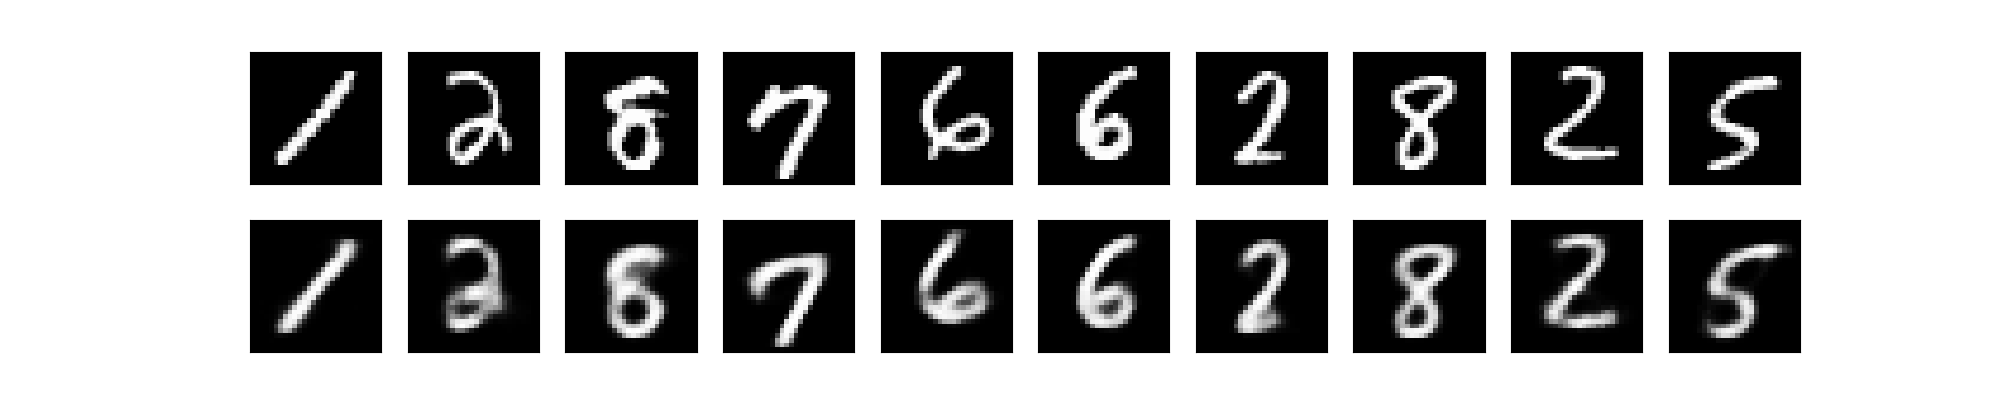

The script that saved this image:
import os.path

import keras.models
import matplotlib.pyplot as plt
import numpy as np
import tensorflow as tf
from keras.datasets import mnist
from keras.layers import Conv2D, Dense, Flatten, Input
from keras.utils import to_categorical

# this is the size of our encoded representations
ENCODING_DIM = 10


def get_data():
    (X_train, y_train), (X_test, y_test) = mnist.load_data()
    img = X_train[0].reshape((28, 28))
    # reshape data to fit model
    plt.imshow(X_train[0], cmap="Greys", vmin=0, vmax=255)
    plt.savefig("example_img.png")

    """for Autoencoder"""
    X_train = X_train.reshape((len(X_train), np.prod(X_train.shape[1:])))
    X_test = X_test.reshape((len(X_test), np.prod(X_test.shape[1:])))
    np.random.shuffle(X_test)
    X_validate = X_test[len(X_test)//2:]
    X_test = X_test[:len(X_test)//2]

    return X_train/255.0, X_test/255.0, X_validate/255.0


def build_aue():
    INPUT_DIM = 28 * 28
    MID_DIM = 512
    # this is our input placeholder
    input_img = Input(shape=(INPUT_DIM,))
    # layer between input and middle layer
    encode_1 = Dense(MID_DIM, activation="relu")(input_img)

    # "encoded" is the encoded representation of the input, middle layer of the aue
    encoded = Dense(ENCODING_DIM, activation="relu")(encode_1)

    # layer between middle and output layer
    decode_1 = Dense(MID_DIM, activation="relu")(encoded)
    # "decoded" is the lossy reconstruction of the input; output
    decoded = Dense(INPUT_DIM, activation="sigmoid")(decode_1)

    # this model maps an input to its reconstruction
    autoencoder = keras.models.Model(inputs=input_img, outputs=decoded)

    # this model maps an input to its encoded representation; Big image to small rep
    encoder = keras.models.Model(inputs=input_img, outputs=encoded)

    # create a placeholder for an encoded (ENCODING_DIM-dimensional) input
    encoded_input = Input(shape=(ENCODING_DIM,))
    # retrieve the last layer of the autoencoder model
    decoder_layer = autoencoder.layers[-1]
    # create the decoder model; small rep to big image
    decoder = keras.models.Model(
        inputs=encoded_input, outputs=autoencoder.layers[-1](autoencoder.layers[-2](encoded_input)))

    # build (aka "compile") the model
    autoencoder.compile(optimizer="adadelta", loss="binary_crossentropy")
    return autoencoder, encoder, decoder


X_train, X_test, X_validate = get_data()

# autoencoder, encoder, decoder = build_aue()
# autoencoder.fit(X_train, X_train,
#                 epochs=50,
#                 batch_size=100,
#                 shuffle=True,
#                 validation_data=(X_validate, X_validate))
# autoencoder.save("model/autoencoder.h5")
# encoder.save("model/encoder.h5")
# decoder.save("model/decoder.h5")
autoencoder = keras.models.load_model("model/autoencoder.h5")
decoder = keras.models.load_model("model/decoder.h5")
encoder = keras.models.load_model("model/encoder.h5")

encoded_imgs = encoder.predict(X_test)
decoded_imgs = decoder.predict(encoded_imgs)

n = 10  # how many digits we will display
plt.figure(figsize=(20, 4))
for i in range(n):
    # display original
    ax = plt.subplot(2, n, i + 1)
    plt.imshow(X_test[i].reshape(28, 28))
    plt.gray()
    ax.get_xaxis().set_visible(False)
    ax.get_yaxis().set_visible(False)

    # display reconstruction
    ax = plt.subplot(2, n, i + 1 + n)
    plt.imshow(decoded_imgs[i].reshape(28, 28))
    plt.gray()
    ax.get_xaxis().set_visible(False)
    ax.get_yaxis().set_visible(False)
plt.savefig(os.path.join("imgs","autoencoder.png"))
